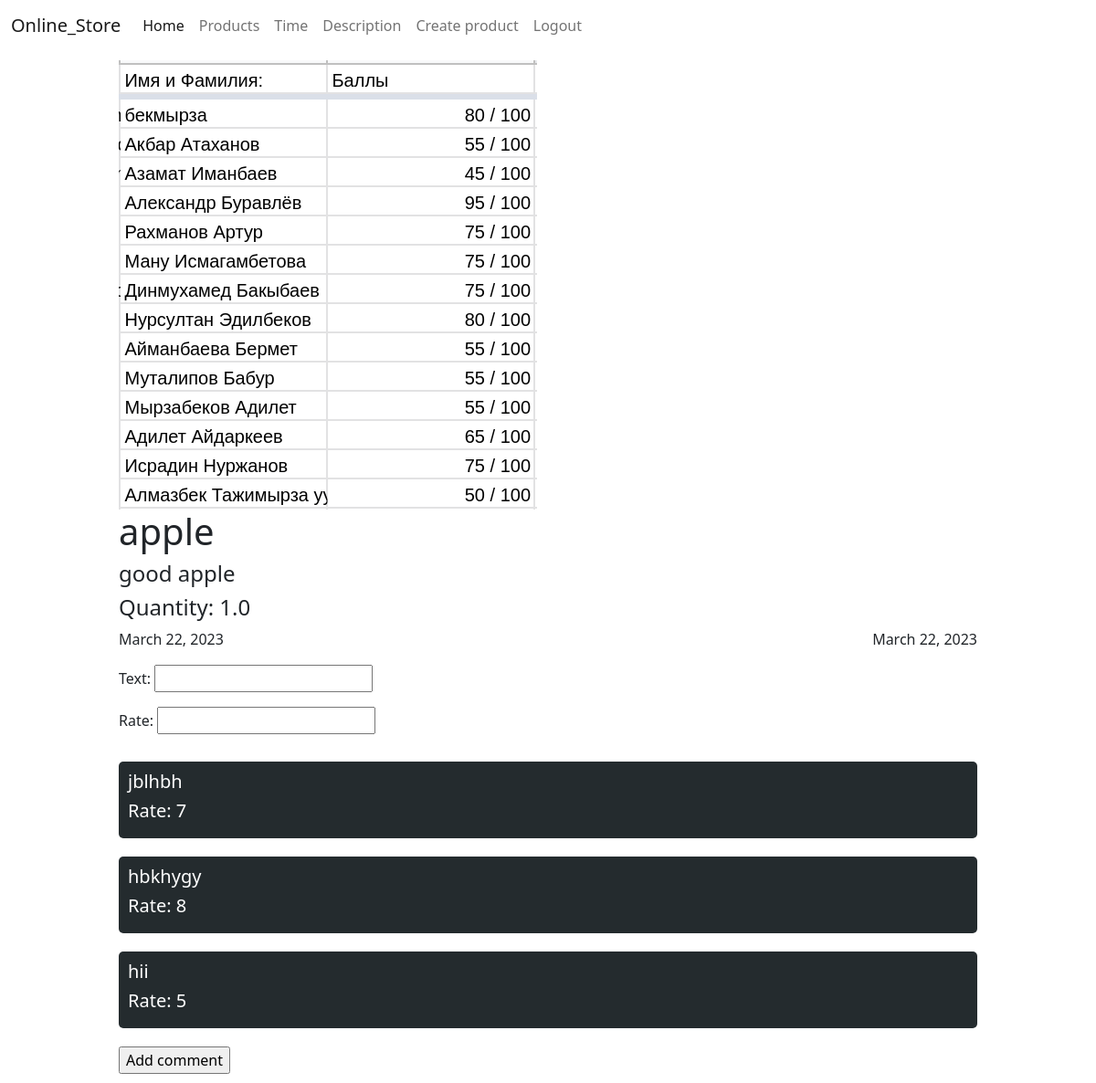
Page /products/2/ (signed in) on the earlier database version.
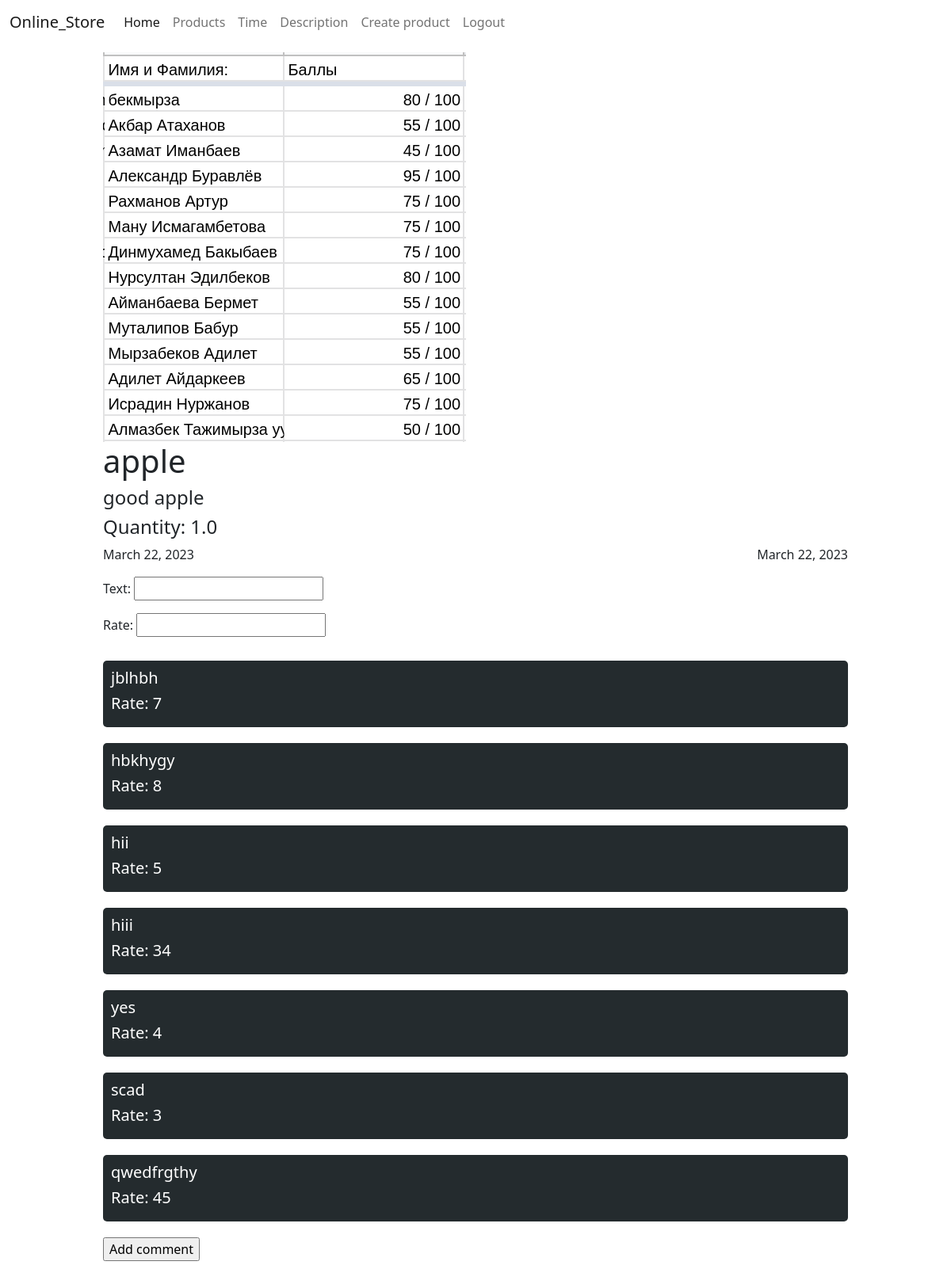
Same page on the later database version.
### products/models.py (models this page shows)
class Review(models.Model):
    text = models.CharField(max_length=255)
    product = models.ForeignKey(Product, on_delete=models.CASCADE)
    rate = models.IntegerField()

### products/views.py (the view, shortened to what this page needs)
# urls.py: path('products/<int:id>/', ProductDetailCBV.as_view()),
class ProductDetailCBV(DetailView, CreateView):
    model = Product
    template_name = 'products/detail.html'
    form_class = ReviewCreateForm
    pk_url_kwarg = 'id'
    def get_context_data(self, *, object_list=None, **kwargs):
        return {
            'product': self.get_object(),
            'Reviews': Review.objects.filter(product=self.get_object()),
            'form': kwargs.get('form', self.form_class)
        }

### templates/products/detail.html (shortened to what this page needs)
{% extends 'layouts/index.html' %}
{% block content %}
    <div class="product_block">
        <div class="image">
            {% if product.image %}
                <img src="{{ product.image.url }}" alt="norm">
            {% endif %}
        </div>
        <div class="info">
            <h1>{{ product.title }}</h1>
            <h4>{{ product.description }}</h4>
            <h4>Quantity: {{ product.quantity }}</h4>
            <div class="dates">
                <p>{{ product.create_update }}</p>
                <p>{{ product.modified_date }}</p>
            </div>
        </div>
        {% if not user.is_anonymous %}
            <div class="create_review">
                <form action="/products/{{ product.id }}/" method="post">
                    {{ form.as_p }}
                    <div class="reviews">
                        {% if Reviews %}
                            {% for review in Reviews %}
                                <div class="review_block">
                                    <h5>{{ review.text }}</h5>
                                    <h5>Rate: {{ review.rate }}</h5>
                                </div>
                            {% endfor %}
                        {% endif %}
                      </div>
                    <input type="submit" value="Add comment">
                </form>
            </div>
        {% endif %}
    </div>
{% endblock %}

Differences in the rows shown:
added Review: text "hiii", rate "34"
added Review: text "yes", rate "4"
added Review: text "scad", rate "3"
added Review: text "qwedfrgthy", rate "45"
